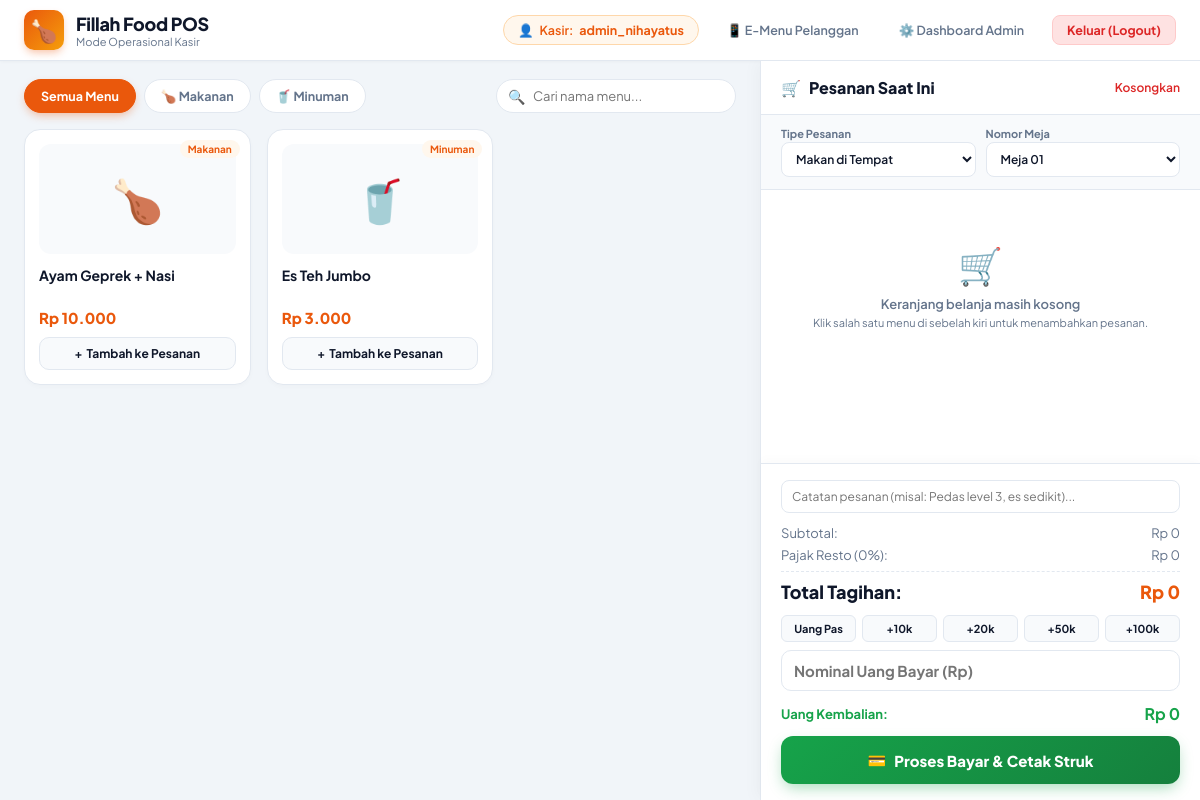
/kasir.php (signed in), run on an earlier commit of the app's database.
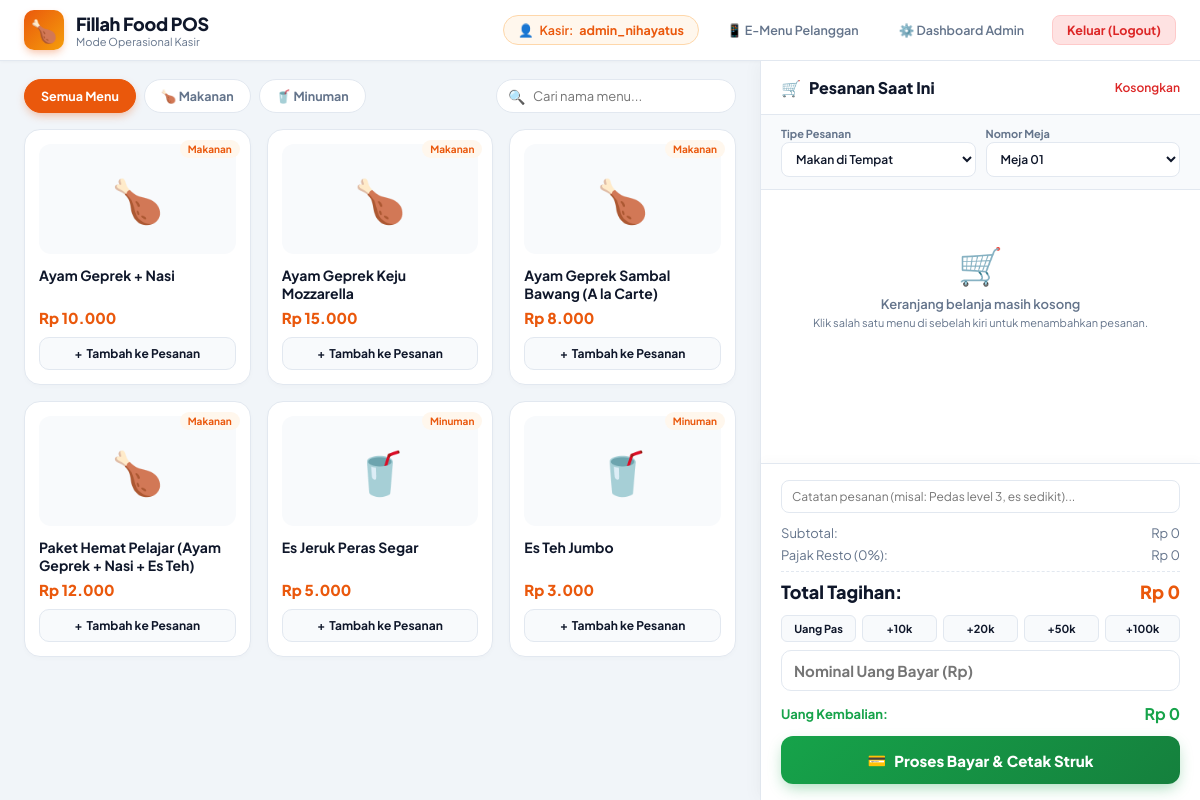
And on a later commit of the database.
### tables this page shows
CREATE TABLE IF NOT EXISTS produk (
    id INT AUTO_INCREMENT PRIMARY KEY,
    nama_produk VARCHAR(100) NOT NULL,
    harga DECIMAL(10,2) NOT NULL,
    kategori ENUM('Makanan', 'Minuman') NOT NULL
);

### kasir.php (the view, shortened to what the changed rows need)
<?php
require 'config.php';
$query_produk = "SELECT * FROM produk ORDER BY kategori ASC, nama_produk ASC";
$result_produk = $conn->query($query_produk);
$daftar_produk = [];
if ($result_produk) {
    while ($row = $result_produk->fetch_assoc()) {
        $daftar_produk[] = $row;
    }
}
?>
<!DOCTYPE html>
<html lang="id">
<head>
</head>
<body>
    <header class="navbar">
        <div class="navbar-brand">
            <div class="brand-text">
                <h1>Fillah Food POS</h1>
            </div>
        </div>
    </header>
    <div class="workspace">
        <main class="catalog-panel">
            <div class="products-grid" id="daftar-menu-grid">
                <?php if (empty($daftar_produk)): ?>
                    <p style="color: #888; font-style: italic;">Belum ada menu di database.</p>
                <?php else: ?>
                    <?php foreach ($daftar_produk as $p): ?>
                        <div class="product-card"
                             data-kategori="<?php echo htmlspecialchars($p['kategori']); ?>"
                             data-nama="<?php echo htmlspecialchars(strtolower($p['nama_produk'])); ?>"
                             onclick="tambahItem(<?php echo $p['id']; ?>, '<?php echo addslashes($p['nama_produk']); ?>', <?php echo $p['harga']; ?>)">
                            <span class="card-header-badge"><?php echo htmlspecialchars($p['kategori']); ?></span>
                            <div class="product-thumb">
                                <?php echo ($p['kategori'] === 'Makanan') ? '🍗' : '🥤'; ?>
                            </div>
                            <h3 class="product-name"><?php echo htmlspecialchars($p['nama_produk']); ?></h3>
                            <div class="product-price">Rp <?php echo number_format($p['harga'], 0, ',', '.'); ?></div>
                            <button class="btn-add-item" type="button">
                                <span>+</span> Tambah ke Pesanan
                            </button>
                        </div>
                    <?php endforeach; ?>
                <?php endif; ?>
            </div>
        </main>
        <aside class="cart-panel">
            <div class="cart-header">
                <h2><span>🛒</span> Pesanan Saat Ini</h2>
            </div>
        </aside>
    </div>
</body>
</html>

What changed in the data, as far as the page shows it:
added produk: kategori "Makanan", nama_produk "Ayam Geprek Keju Mozzarella", harga "15.000"
added produk: kategori "Makanan", nama_produk "Ayam Geprek Sambal Bawang (A la Carte)", harga "8.000"
added produk: kategori "Makanan", nama_produk "Paket Hemat Pelajar (Ayam Geprek + Nasi + Es Teh)", harga "12.000"
added produk: kategori "Minuman", nama_produk "Es Jeruk Peras Segar", harga "5.000"
